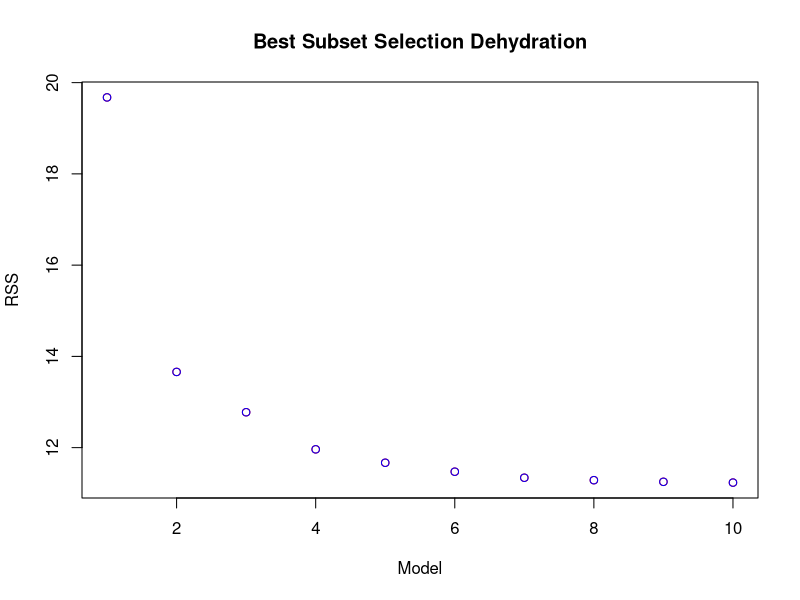
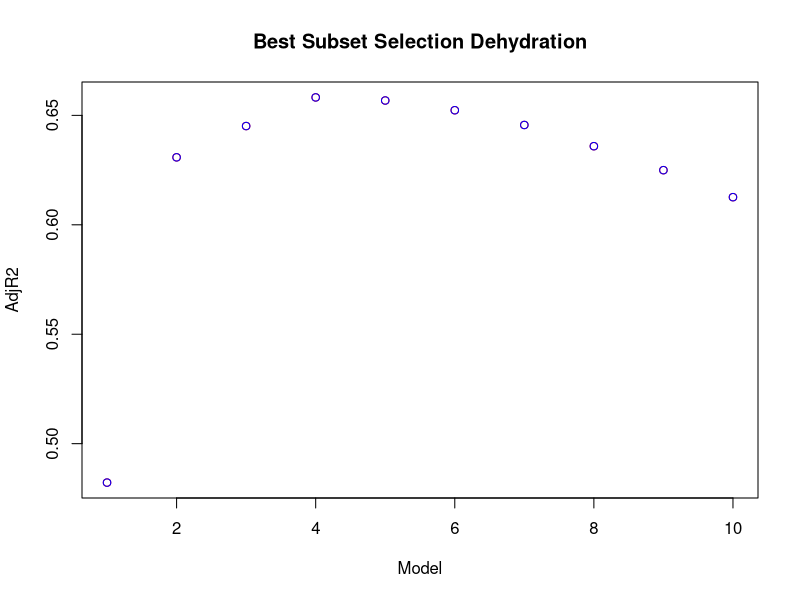
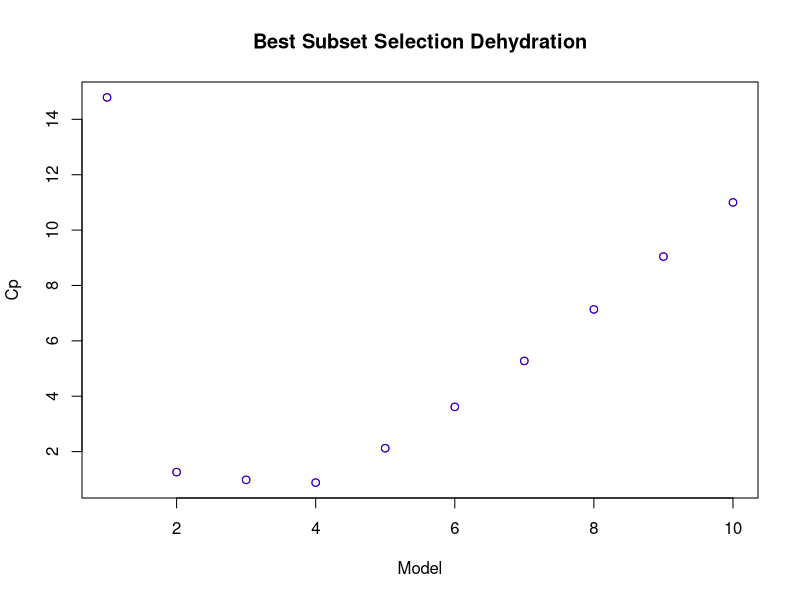
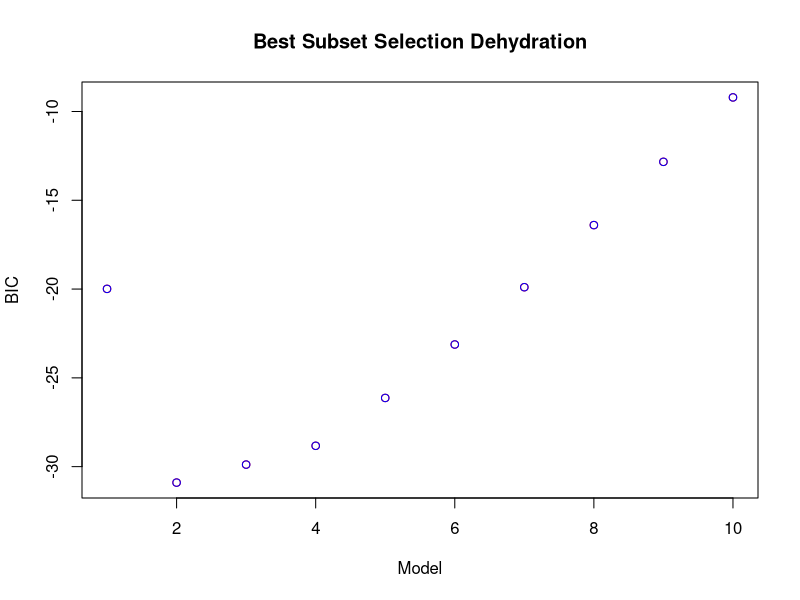
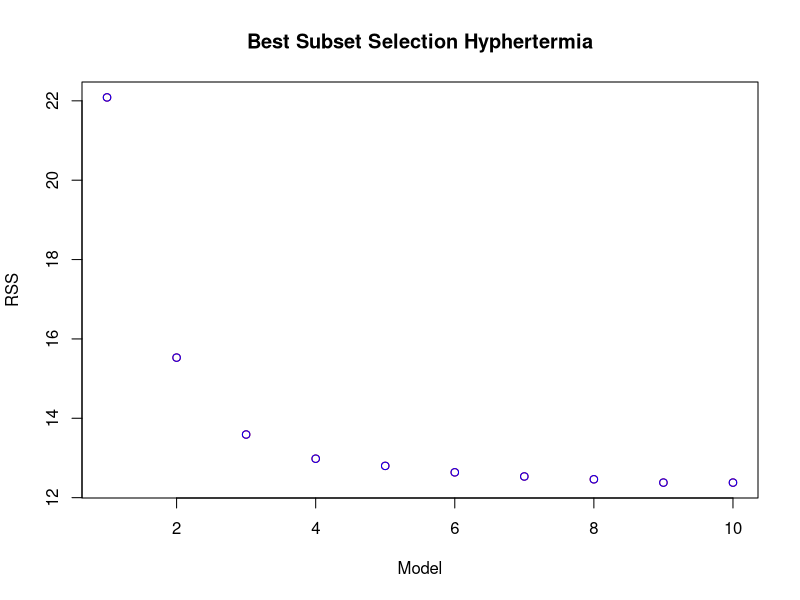
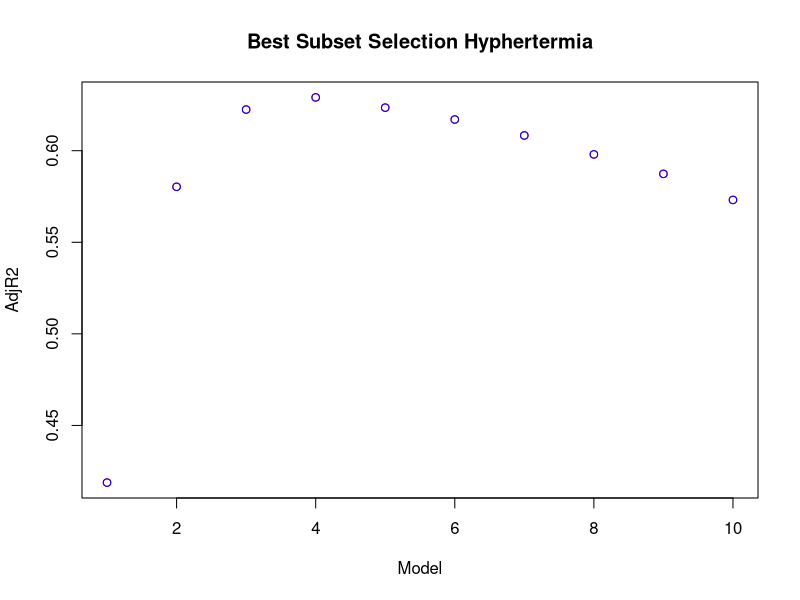
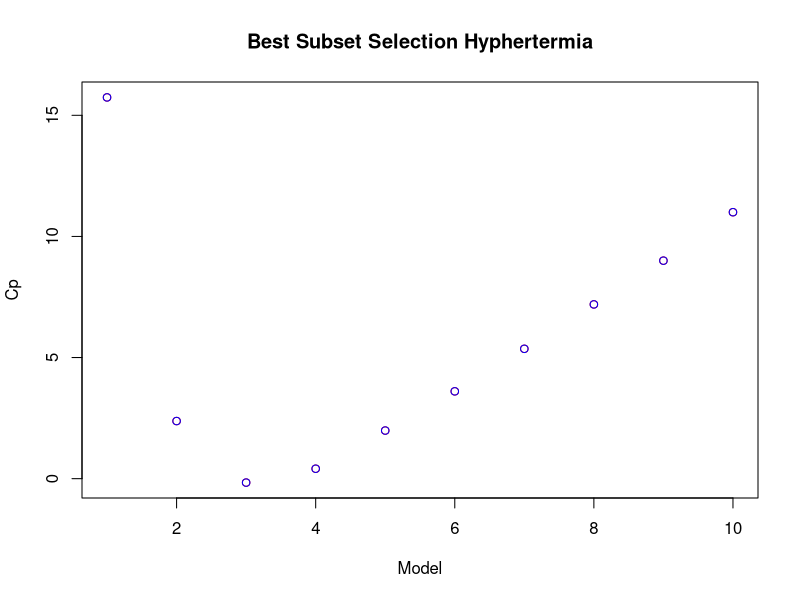
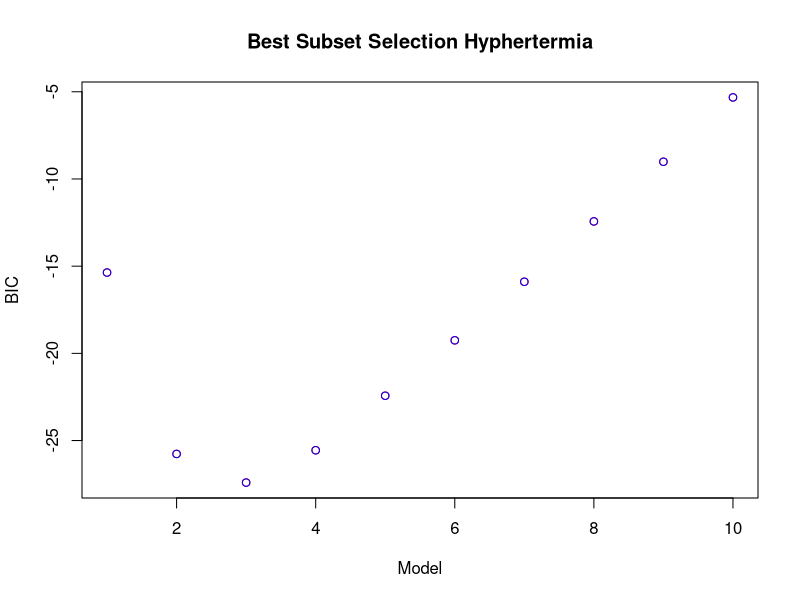

The R source for these figures, in order:
setwd("/Users/ugobarbato/Desktop/Università/Statistical\ Data\ Analysis/Project/")
getwd()
mydataset = read.csv("RegressionData_SDA_AH_group3.csv")
mydataset = as.matrix(mydataset)
mydataset = scale(mydataset)
mydataset = as.data.frame(mydataset)
X = mydataset[, 1:10]
Y = mydataset[, 11:18]


# Rename column names of X and Y datasets
library(dplyr)
X <- rename(X, Temperature=X_Temperature, Humidity=X_Humidity, Altitude=X_Altitude,
       ClimaticConditions=X_ClimaticConditions, RestTimeFromLastMatch=X_RestTimeFromLastMatch,
       AvgPlayerValue=X_AvgPlayerValue, MatchRelevance=X_MatchRelevance, 
       AvgGoalConcededLastMatches=X_AvgGoalConcededLastMatches, SupportersImpact=X_SupportersImpact,
       OpposingSupportersImpact=X_OpposingSupportersImpact)

Y <- rename(Y, Dehydration=Y_Dehydration, Hyperthermia=Y_Hyperthermia, 
            AvgSpeed=Y_AvgSpeed, AvgTravelledDistance=Y_AvgTravelledDistance, 
            PressingCapability=Y_PressingCapability, PhysicalEndurance=Y_PhysicalEndurance,
            MentalConcentration=Y_MentalConcentration, EmotionalMotivation=Y_EmotionalMotivation)

### BEST SUBSET SELECTION DEHYDRATION ###
library(leaps)
subsel_fwd = regsubsets(Y$Dehydration~ X$Temperature + X$Humidity + X$Altitude + X$ClimaticConditions + X$RestTimeFromLastMatch + X$AvgPlayerValue + X$MatchRelevance + X$AvgGoalConcededLastMatches + X$SupportersImpact + X$OpposingSupportersImpact,data=X, nvmax=10, method='forward')
subsel_bwd = regsubsets(Y$Dehydration~ X$Temperature + X$Humidity + X$Altitude + X$ClimaticConditions + X$RestTimeFromLastMatch + X$AvgPlayerValue + X$MatchRelevance + X$AvgGoalConcededLastMatches + X$SupportersImpact + X$OpposingSupportersImpact,data=X, nvmax=10, method='backward')

summary_fwd = summary(subsel_fwd)
summary_bwd = summary(subsel_bwd)

plot(summary_fwd$rss, xlab='Model', ylab='RSS', col='red', main='Best Subset Selection Dehydration')
points(summary_bwd$rss, col='blue')

plot(summary_fwd$adjr2, xlab='Model', ylab='AdjR2', col='red', main='Best Subset Selection Dehydration')
points(summary_bwd$adjr2, col='blue')

plot(summary_fwd$cp, xlab='Model', ylab='Cp', col='red', main='Best Subset Selection Dehydration')
points(summary_bwd$cp, col='blue')

plot(summary_fwd$bic, xlab='Model', ylab='BIC', col='red', main='Best Subset Selection Dehydration')
points(summary_bwd$bic, col='blue')


### BEST SUBSET SELECTION HYPERTHERMIA ###

subsel_fwd = regsubsets(Y$Hyperthermia ~ X$Temperature + X$Humidity + X$Altitude + X$ClimaticConditions + X$RestTimeFromLastMatch + X$AvgPlayerValue + X$MatchRelevance + X$AvgGoalConcededLastMatches + X$SupportersImpact + X$OpposingSupportersImpact,data=X, nvmax=10, method='forward')
subsel_bwd = regsubsets(Y$Hyperthermia ~ X$Temperature + X$Humidity + X$Altitude + X$ClimaticConditions + X$RestTimeFromLastMatch + X$AvgPlayerValue + X$MatchRelevance + X$AvgGoalConcededLastMatches + X$SupportersImpact + X$OpposingSupportersImpact,data=X, nvmax=10, method='backward')

summary_fwd = summary(subsel_fwd)
summary_bwd = summary(subsel_bwd)

plot(summary_fwd$rss, xlab='Model', ylab='RSS', col='red', main='Best Subset Selection Hyphertermia')
points(summary_bwd$rss, col='blue')

plot(summary_fwd$adjr2, xlab='Model', ylab='AdjR2', col='red', main='Best Subset Selection Hyphertermia')
points(summary_bwd$adjr2, col='blue')

plot(summary_fwd$cp, xlab='Model', ylab='Cp', col='red', main='Best Subset Selection Hyphertermia')
points(summary_bwd$cp, col='blue')

plot(summary_fwd$bic, xlab='Model', ylab='BIC', col='red', main='Best Subset Selection Hyphertermia')
points(summary_bwd$bic, col='blue')


### BEST SUBSET SELECTION EMOTIONALMOTIVATION ###

subsel_fwd = regsubsets(Y$EmotionalMotivation ~ X$Temperature + X$Humidity + X$Altitude + X$ClimaticConditions + X$RestTimeFromLastMatch + X$AvgPlayerValue + X$MatchRelevance + X$AvgGoalConcededLastMatches + X$SupportersImpact + X$OpposingSupportersImpact,data=X, nvmax=10, method='forward')
subsel_bwd = regsubsets(Y$EmotionalMotivation ~ X$Temperature + X$Humidity + X$Altitude + X$ClimaticConditions + X$RestTimeFromLastMatch + X$AvgPlayerValue + X$MatchRelevance + X$AvgGoalConcededLastMatches + X$SupportersImpact + X$OpposingSupportersImpact,data=X, nvmax=10, method='backward')

summary_fwd = summary(subsel_fwd)
summary_bwd = summary(subsel_bwd)

plot(summary_fwd$rss, xlab='Model', ylab='RSS', col='red', main='Best Subset Selection EmotionalMotivation')
points(summary_bwd$rss, col='blue')

plot(summary_fwd$adjr2, xlab='Model', ylab='AdjR2', col='red', main='Best Subset Selection EmotionalMotivation')
points(summary_bwd$adjr2, col='blue')

plot(summary_fwd$cp, xlab='Model', ylab='Cp', col='red', main='Best Subset Selection EmotionalMotivation')
points(summary_bwd$cp, col='blue')

plot(summary_fwd$bic, xlab='Model', ylab='BIC', col='red', main='Best Subset Selection EmotionalMotivation')
points(summary_bwd$bic, col='blue')


### BEST SUBSET SELECTION PHYSICALENDURANCE ###

subsel_fwd = regsubsets(Y$PhysicalEndurance ~ X$Temperature + X$Humidity + X$Altitude + X$ClimaticConditions + X$RestTimeFromLastMatch + X$AvgPlayerValue + X$MatchRelevance + X$AvgGoalConcededLastMatches + X$SupportersImpact + X$OpposingSupportersImpact,data=X, nvmax=10, method='forward')
subsel_bwd = regsubsets(Y$PhysicalEndurance ~ X$Temperature + X$Humidity + X$Altitude + X$ClimaticConditions + X$RestTimeFromLastMatch + X$AvgPlayerValue + X$MatchRelevance + X$AvgGoalConcededLastMatches + X$SupportersImpact + X$OpposingSupportersImpact,data=X, nvmax=10, method='backward')

summary_fwd = summary(subsel_fwd)
summary_bwd = summary(subsel_bwd)

plot(summary_fwd$rss, xlab='Model', ylab='RSS', col='red', main='Best Subset Selection PhysicalEndurance')
points(summary_bwd$rss, col='blue')

plot(summary_fwd$adjr2, xlab='Model', ylab='AdjR2', col='red', main='Best Subset Selection PhysicalEndurance')
points(summary_bwd$adjr2, col='blue')

plot(summary_fwd$cp, xlab='Model', ylab='Cp', col='red', main='Best Subset Selection PhysicalEndurance')
points(summary_bwd$cp, col='blue')

plot(summary_fwd$bic, xlab='Model', ylab='BIC', col='red', main='Best Subset Selection PhysicalEndurance')
points(summary_bwd$bic, col='blue')
